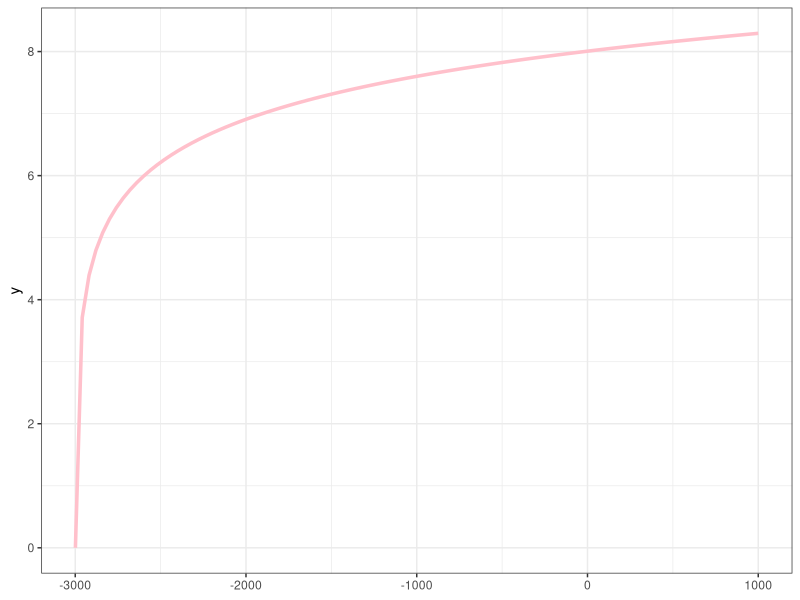
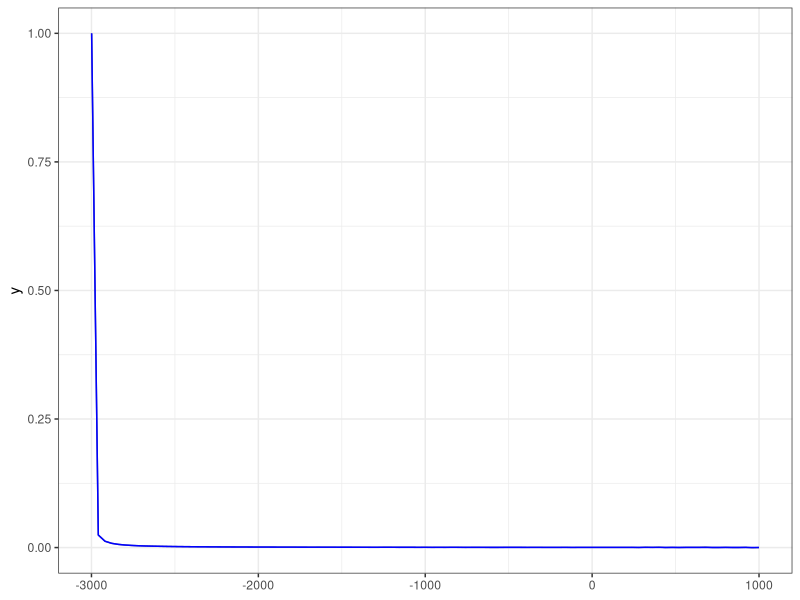

Recreate these plots in R, in order.
## ---- chunk 1
knitr::opts_chunk$set(echo = TRUE)
library(knitr)
library(tidyverse)
library(pracma) 
## ---- chunk 2
u <- function(x){log(x+3000)}

ggplot()+
  geom_function(fun=u, linewidth=1.2, color="pink", xlim=c(-2999, 1000))+
  theme_bw()
## ---- chunk 3
m <- 760/0.92
X <- c(1000, 2*m-1000, 1000-2*m, -1000)
X
## ---- chunk 4
P <- c(0.42, 0.28, 0.18, 0.12)
## ---- chunk 5
E_x <- sum(X*P)
E_x

## ---- chunk 6
u(X)
E_u <- sum(u(X)*P)
E_u
## ---- chunk 7
xc_f <- function(x){u(x)-E_u}


xc <- newtonRaphson(xc_f, 500)$root
xc
## ---- chunk 8
prima <- E_x-xc
prima
## ---- chunk 9
r <- function(x){-fderiv(u,x,n=2, method="central")/fderiv(u,x,n=1,  method="central")}



ggplot()+
  geom_function(fun=r, xlim=c(-2999, 1000), color="#555AAA")+
  geom_function(fun=function(x)1/(x+3000), xlim=c(-2999, 1000), color="blue")+
  theme_bw()
